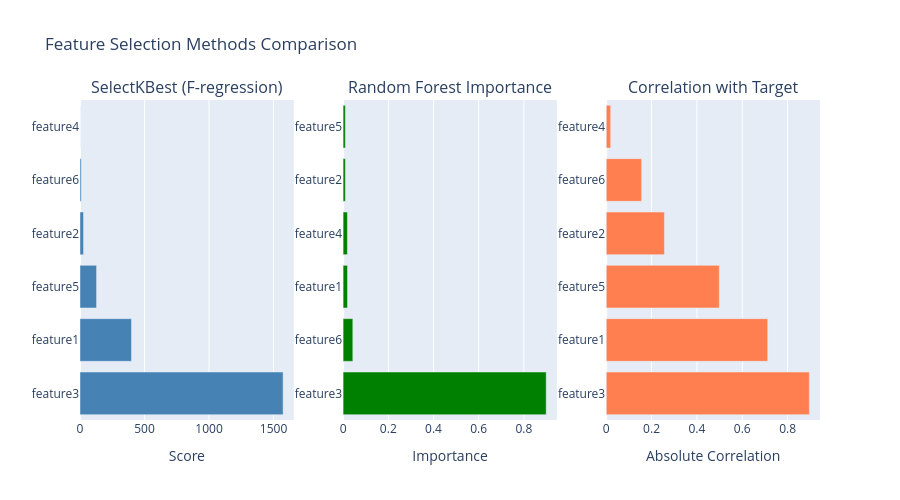
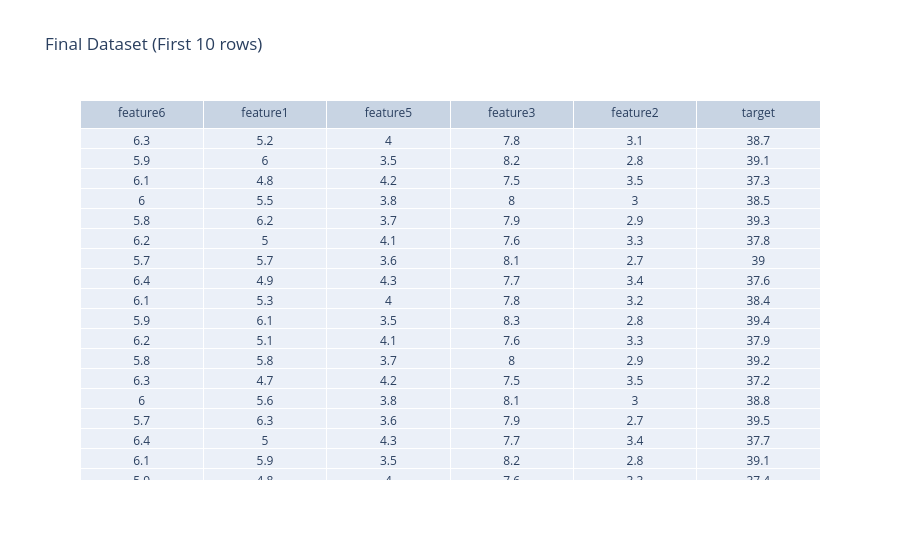

The code cell stored with these charts, in order, in its notebook:
### Code cell
# Visualize feature selection results with Plotly
fig = make_subplots(
    rows=1, cols=3,
    subplot_titles=("SelectKBest (F-regression)", "Random Forest Importance", "Correlation with Target")
)

# Plot 1: SelectKBest
fig.add_trace(
    go.Bar(y=scores.head(10)['Feature'], x=scores.head(10)['Score'], 
           orientation='h', name='F-Score', marker_color='steelblue'),
    row=1, col=1
)

# Plot 2: Random Forest
fig.add_trace(
    go.Bar(y=importance.head(10)['Feature'], x=importance.head(10)['Importance'], 
           orientation='h', name='Importance', marker_color='green'),
    row=1, col=2
)

# Plot 3: Correlation
fig.add_trace(
    go.Bar(y=correlation.head(10).index, x=correlation.head(10).values, 
           orientation='h', name='Correlation', marker_color='coral'),
    row=1, col=3
)

fig.update_xaxes(title_text="Score", row=1, col=1)
fig.update_xaxes(title_text="Importance", row=1, col=2)
fig.update_xaxes(title_text="Absolute Correlation", row=1, col=3)

fig.update_layout(height=500, title_text="Feature Selection Methods Comparison", showlegend=False)
fig.show()

# Find consensus features
all_top = set(top_features_kbest + top_features_rf + top_features_corr)
print(f"\nConsensus features: {all_top}")

# Select features appearing in multiple methods
final_features = list(set([f for f in all_top if 
    sum([f in top_features_kbest, f in top_features_rf, f in top_features_corr]) >= 2]))
print(f"Final selected features: {sorted(final_features)}")

df_final = df_cleaned[final_features + [y.name]]
print(f"\nFinal dataset shape: {df_final.shape}")

# Create interactive table
fig_table = go.Figure(data=[go.Table(
    header=dict(values=list(df_final.columns)),
    cells=dict(values=[df_final[col] for col in df_final.columns])
)])
fig_table.update_layout(title_text="Final Dataset (First 10 rows)")
fig_table.show()

### Figure 1 — Plotly figure (JSON) as saved in the notebook; plotly's stock layout.template omitted (floating-point values rounded to 4 significant figures)
{"data": [{"marker": {"color": "steelblue"}, "name": "F-Score", "orientation": "h", "type": "bar", "x": [1574.0, 399.2, 128.4, 27.35, 9.688, 0.1498], "xaxis": "x", "y": ["feature3", "feature1", "feature5", "feature2", "feature6", "feature4"], "yaxis": "y"}, {"marker": {"color": "green"}, "name": "Importance", "orientation": "h", "type": "bar", "x": [0.8987, 0.04296, 0.01936, 0.01898, 0.01003, 0.00995], "xaxis": "x2", "y": ["feature3", "feature6", "feature1", "feature4", "feature2", "feature5"], "yaxis": "y2"}, {"marker": {"color": "coral"}, "name": "Correlation", "orientation": "h", "type": "bar", "x": [0.8957, 0.7121, 0.4986, 0.2566, 0.1561, 0.01965], "xaxis": "x3", "y": ["feature3", "feature1", "feature5", "feature2", "feature6", "feature4"], "yaxis": "y3"}], "layout": {"annotations": [{"font": {"size": 16}, "showarrow": false, "text": "SelectKBest (F-regression)", "x": 0.1444, "xanchor": "center", "xref": "paper", "y": 1, "yanchor": "bottom", "yref": "paper"}, {"font": {"size": 16}, "showarrow": false, "text": "Random Forest Importance", "x": 0.5, "xanchor": "center", "xref": "paper", "y": 1, "yanchor": "bottom", "yref": "paper"}, {"font": {"size": 16}, "showarrow": false, "text": "Correlation with Target", "x": 0.8556, "xanchor": "center", "xref": "paper", "y": 1, "yanchor": "bottom", "yref": "paper"}], "height": 500, "showlegend": false, "title": {"text": "Feature Selection Methods Comparison"}, "xaxis": {"anchor": "y", "domain": [0, 0.2889], "title": {"text": "Score"}}, "xaxis2": {"anchor": "y2", "domain": [0.3556, 0.6444], "title": {"text": "Importance"}}, "xaxis3": {"anchor": "y3", "domain": [0.7111, 1], "title": {"text": "Absolute Correlation"}}, "yaxis": {"anchor": "x", "domain": [0, 1]}, "yaxis2": {"anchor": "x2", "domain": [0, 1]}, "yaxis3": {"anchor": "x3", "domain": [0, 1]}}}

### Figure 2 — Plotly figure (JSON) as saved in the notebook; plotly's stock layout.template omitted (floating-point values rounded to 4 significant figures; data arrays with more than 128 entries replaced by an {"elided": "..."} marker saying what was removed)
{"data": [{"cells": {"values": {"elided": "6x390 float values"}}, "header": {"values": ["feature6", "feature1", "feature5", "feature3", "feature2", "target"]}, "type": "table"}], "layout": {"title": {"text": "Final Dataset (First 10 rows)"}}}
